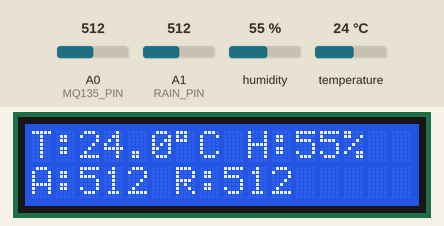
The sketch below on a simulated Arduino Uno, built with avr-gcc and run on an emulated ATmega328P. Shown: 16×2 character LCD. The inputs (shaded band) are chosen by the test bench; at power-on: humidity 55 %, A0 (MQ135_PIN) = 512, A1 (RAIN_PIN) = 512, temperature 24 °C. What the sketch prints to the serial monitor is not drawn.

Above: at 2.4 s.
2.5 s: humidity set to 22 %
At 4.0 s:
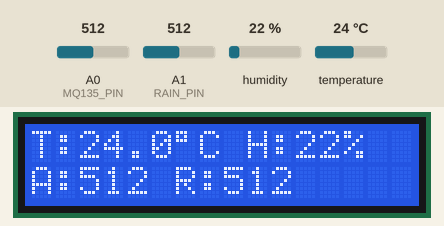
5.3 s: A0 (MQ135_PIN) set to 716
At 6.6 s:
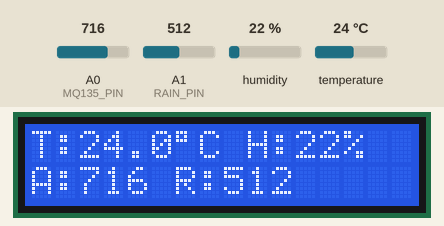
8.1 s: A1 (RAIN_PIN) set to 716
At 10.4 s:
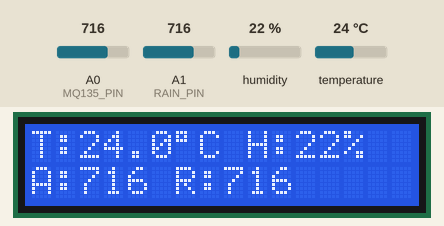
11.0 s: temperature set to 12 °C
At 13.0 s:
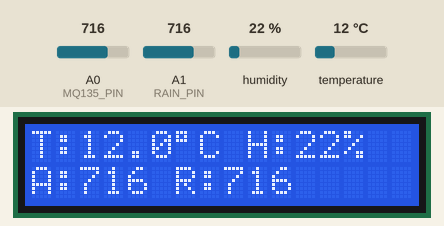
13.8 s: A0 (MQ135_PIN) set to 107
At 16.8 s:
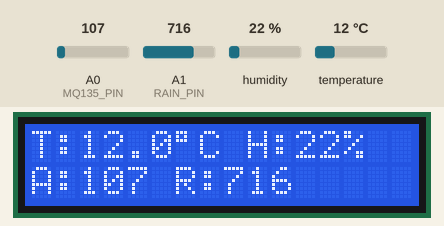
17.2 s: A0 (MQ135_PIN) set to 92
At 18.1 s:
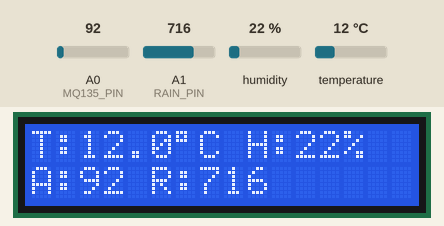
Timing chart, 0 to 20.2 s (numbered marks = the images above; inputs shaded):
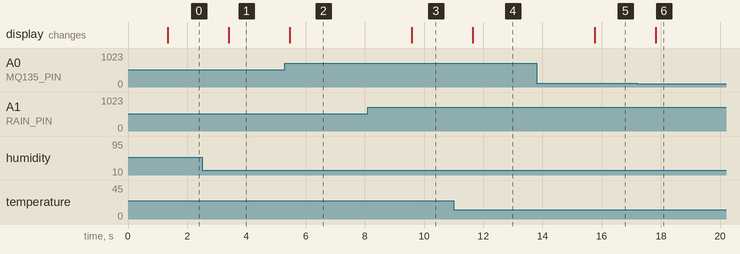

The sketch:

smart_environment.ino
```cpp
#include <Wire.h>
#include <DHT.h>
#include <LiquidCrystal_I2C.h>

#define DHT_PIN 4
#define DHT_TYPE DHT11
#define MQ135_PIN A0
#define RAIN_PIN A1

// Most 16x2 I2C LCD backpacks use address 0x27. Some use 0x3F.
LiquidCrystal_I2C lcd(0x27, 16, 2);
DHT dht(DHT_PIN, DHT_TYPE);

void setup() {
  Serial.begin(9600);
  dht.begin();
  lcd.init();
  lcd.backlight();
  lcd.clear();
  lcd.setCursor(0, 0);
  lcd.print("Env Monitor");
  lcd.setCursor(0, 1);
  lcd.print("Starting...");
  delay(1200);
}

void loop() {
  float humidity = dht.readHumidity();
  float temperature = dht.readTemperature();
  int airQuality = analogRead(MQ135_PIN);
  int rainValue = analogRead(RAIN_PIN);

  lcd.clear();
  lcd.setCursor(0, 0);
  if (isnan(temperature) || isnan(humidity)) {
    lcd.print("DHT11 error");
  } else {
    lcd.print("T:");
    lcd.print(temperature, 1);
    lcd.print((char)223);
    lcd.print("C H:");
    lcd.print(humidity, 0);
    lcd.print("%");
  }
  lcd.setCursor(0, 1);
  lcd.print("A:");
  lcd.print(airQuality);
  lcd.print(" R:");
  lcd.print(rainValue);

  Serial.print("{\"temperature\":");
  if (isnan(temperature)) {
    Serial.print("null");
  } else {
    Serial.print(temperature, 1);
  }
  Serial.print(",\"humidity\":");
  if (isnan(humidity)) {
    Serial.print("null");
  } else {
    Serial.print(humidity, 1);
  }
  Serial.print(",\"air_quality\":");
  Serial.print(airQuality);
  Serial.print(",\"rain_value\":");
  Serial.print(rainValue);
  Serial.println("}");

  delay(2000);
}
```

Measured:
- after the input at 2.5 s, the display: changes after 0.91 s (image 1)
- after the input at 5.3 s, the display: changes after 0.17 s (image 2)
- after the input at 8.1 s, the display: changes after 1.5 s (image 3)
- after the input at 11.0 s, the display: changes after 0.65 s (image 4)
- after the input at 13.8 s, the display: changes after 2.0 s (image 5)
- after the input at 17.2 s, the display: changes after 0.63 s (image 6)
